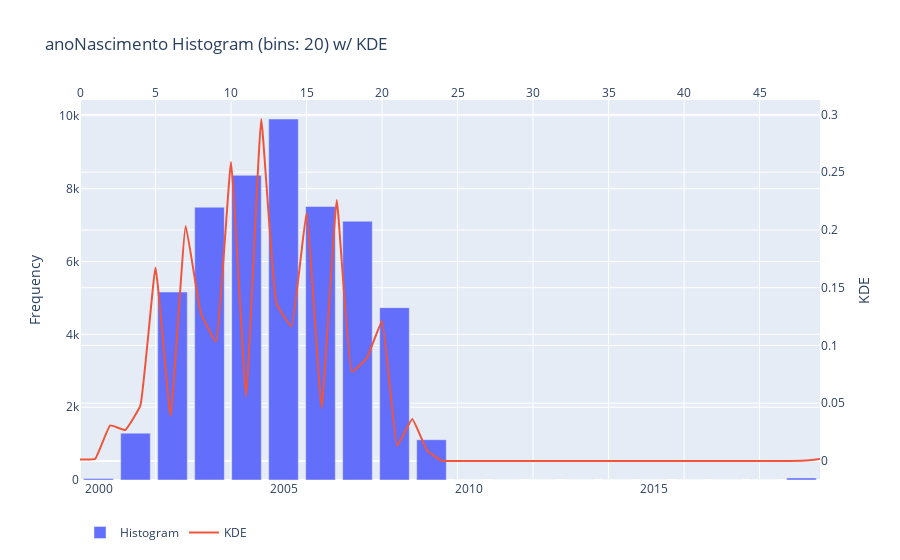

The notebook cell this image was saved under:
### Code cell
# DISCLAIMER: 'df' refers to the data you passed in when calling 'dtale.show'

import numpy as np
import pandas as pd
import plotly.graph_objs as go
import plotly.offline as pyo
pyo.init_notebook_mode(connected=True)  # Ativa o modo para notebooks
from plotly.offline import iplot

df = DATA
if isinstance(df, (pd.DatetimeIndex, pd.MultiIndex)):
	df = df.to_frame(index=False)

# remove any pre-existing indices for ease of use in the D-Tale code, but this is not required
df = df.reset_index().drop('index', axis=1, errors='ignore')
df.columns = [str(c) for c in df.columns]  # update columns to strings in case they are numbers

s = df[~pd.isnull(df['anoNascimento'])][['anoNascimento']]
chart, labels = np.histogram(s['anoNascimento'], bins=20)
import scipy.stats as sts
kde = sts.gaussian_kde(s['anoNascimento'])
kde_data = kde.pdf(np.linspace(labels.min(), labels.max()))
# main statistics
stats = df['anoNascimento'].describe().to_frame().T
charts = [
	go.Bar(x=labels[1:], y=chart, name='Histogram'),
	go.Scatter(
		x=list(range(len(kde_data))), y=kde_data, name='KDE',		yaxis='y2', xaxis='x2',		line={'shape': 'spline', 'smoothing': 0.3}, mode='lines'
	)
]
figure = go.Figure(data=charts, layout=go.Layout({
    'barmode': 'group',
    'legend': {'orientation': 'h'},
    'title': {'text': 'anoNascimento Histogram (bins: 20) w/ KDE'},
    'xaxis2': {'anchor': 'y', 'overlaying': 'x', 'side': 'top'},
    'yaxis': {'side': 'left', 'title': {'text': 'Frequency'}},
    'yaxis2': {'overlaying': 'y', 'side': 'right', 'title': {'text': 'KDE'}}
}))

# If you're having trouble viewing your chart in your notebook try passing your 'chart' into this snippet:
#
# from plotly.offline import iplot, init_notebook_mode
#
# init_notebook_mode(connected=True)
for chart in charts:
    chart.pop('id', None) # for some reason iplot does not like 'id'
    
iplot(figure)

### Figure 1 — Plotly figure (JSON) as saved in the notebook; plotly's stock layout.template omitted (floating-point values rounded to 4 significant figures)
{"data": [{"name": "Histogram", "type": "bar", "x": [2000, 2001, 2002, 2003, 2004, 2005, 2006, 2007, 2008, 2009, 2010, 2011, 2012, 2013, 2014, 2015, 2016, 2017, 2018, 2019], "y": [42, 1287, 5162, 7491, 8365, 9913, 7510, 7105, 4733, 1106, 0, 0, 0, 0, 0, 0, 0, 0, 0, 56]}, {"line": {"shape": "spline", "smoothing": 0.3}, "mode": "lines", "name": "KDE", "type": "scatter", "x": [0, 1, 2, 3, 4, 5, 6, 7, 8, 9, 10, 11, 12, 13, 14, 15, 16, 17, 18, 19, 20, 21, 22, 23, 24, 25, 26, 27, 28, 29, 30, 31, 32, 33, 34, 35, 36, 37, 38, 39, 40, 41, 42, 43, 44, 45, 46, 47, 48, 49], "xaxis": "x2", "y": [0.001387, 0.001806, 0.03078, 0.02684, 0.04815, 0.1675, 0.03886, 0.2035, 0.1281, 0.1034, 0.2589, 0.05578, 0.296, 0.1367, 0.1165, 0.2148, 0.04593, 0.226, 0.07734, 0.08927, 0.1211, 0.01338, 0.03632, 0.008737, 8.874e-05, 3.805e-08, 6.884e-13, 5.257e-19, 1.694e-26, 2.305e-35, 1.324e-45, 3.207e-57, 3.28e-70, 1.416e-84, 2.58e-100, 1.984e-117, 1.289e-119, 1.963e-102, 1.262e-86, 3.426e-72, 3.924e-59, 1.897e-47, 3.87e-37, 3.333e-28, 1.211e-20, 1.858e-14, 1.203e-09, 3.287e-06, 0.0003791, 0.001845], "yaxis": "y2"}], "layout": {"autosize": true, "barmode": "group", "legend": {"orientation": "h"}, "title": {"text": "anoNascimento Histogram (bins: 20) w/ KDE"}, "xaxis": {"autorange": true, "range": [2000.0, 2020.0], "type": "linear"}, "xaxis2": {"anchor": "y", "autorange": true, "overlaying": "x", "range": [0, 49], "side": "top", "type": "linear"}, "yaxis": {"autorange": true, "range": [0, 10430.0], "side": "left", "title": {"text": "Frequency"}, "type": "linear"}, "yaxis2": {"autorange": true, "overlaying": "y", "range": [-0.01645, 0.3125], "side": "right", "title": {"text": "KDE"}, "type": "linear"}}}
